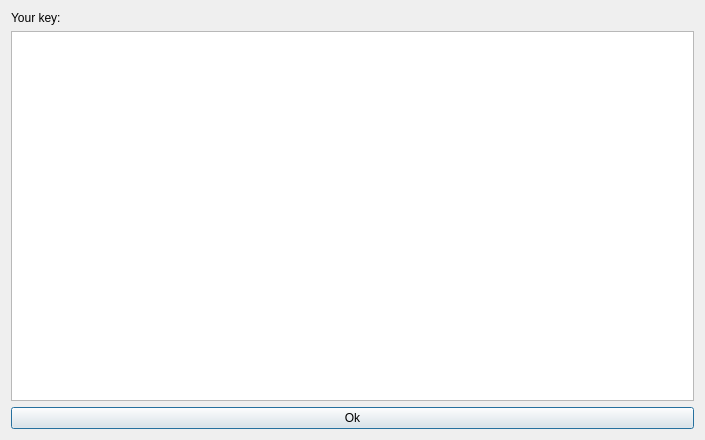
<?xml version="1.0" encoding="UTF-8"?>
<ui version="4.0">
 <class>DisplayKeyDialog</class>
 <widget class="QDialog" name="DisplayKeyDialog">
  <property name="geometry">
   <rect>
    <x>0</x>
    <y>0</y>
    <width>705</width>
    <height>440</height>
   </rect>
  </property>
  <property name="windowTitle">
   <string>Display OTP key</string>
  </property>
  <property name="windowIcon">
   <iconset resource="otp.qrc">
    <normaloff>:/new/prefix1/icon.png</normaloff>:/new/prefix1/icon.png</iconset>
  </property>
  <layout class="QVBoxLayout" name="verticalLayout_2">
   <item>
    <widget class="QLabel" name="label">
     <property name="text">
      <string>Your key:</string>
     </property>
    </widget>
   </item>
   <item>
    <widget class="QPlainTextEdit" name="otpDisplayText">
     <property name="readOnly">
      <bool>true</bool>
     </property>
    </widget>
   </item>
   <item>
    <widget class="QPushButton" name="okButton">
     <property name="text">
      <string>Ok</string>
     </property>
    </widget>
   </item>
  </layout>
 </widget>
 <resources/>
 <connections/>
</ui>
